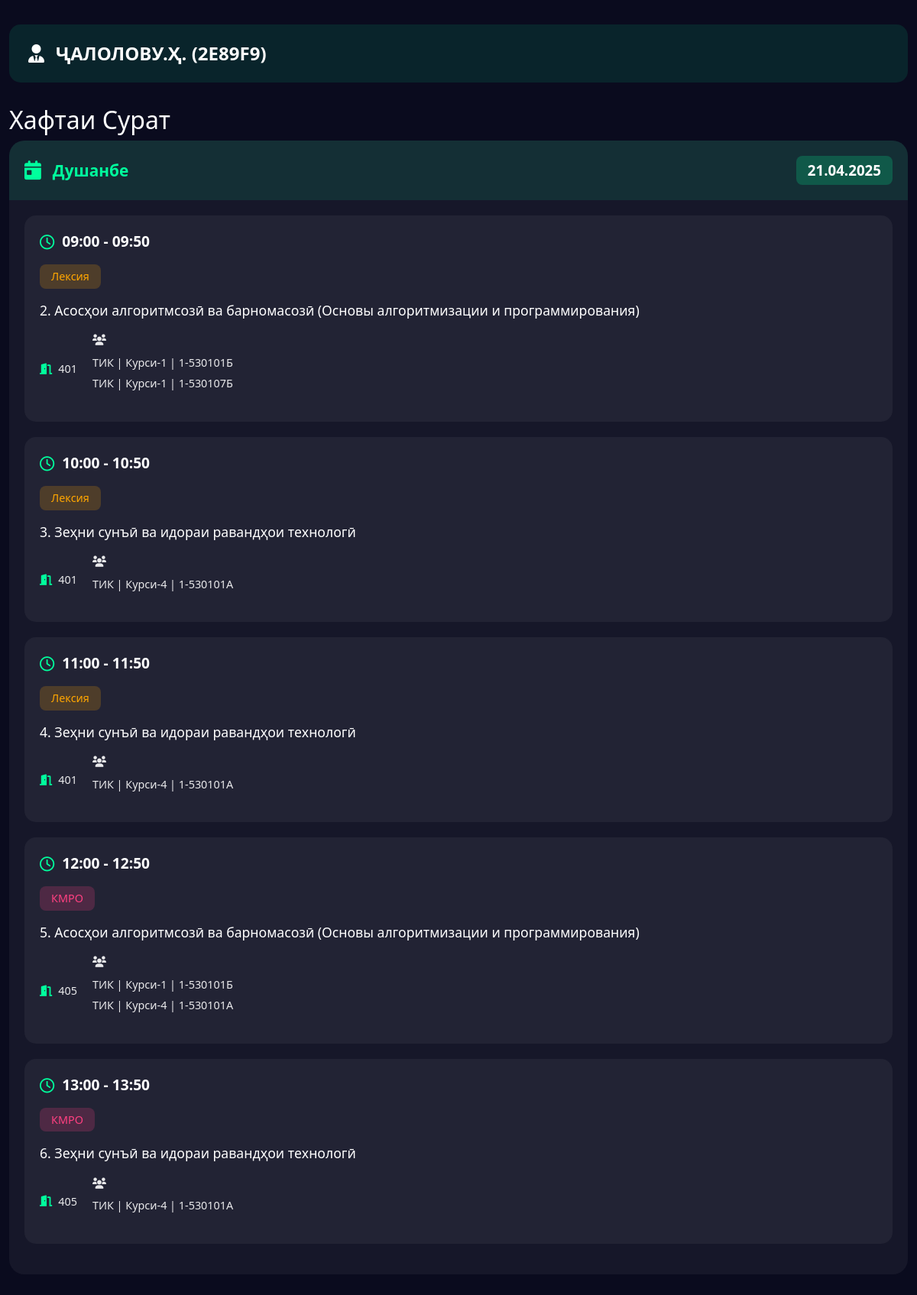
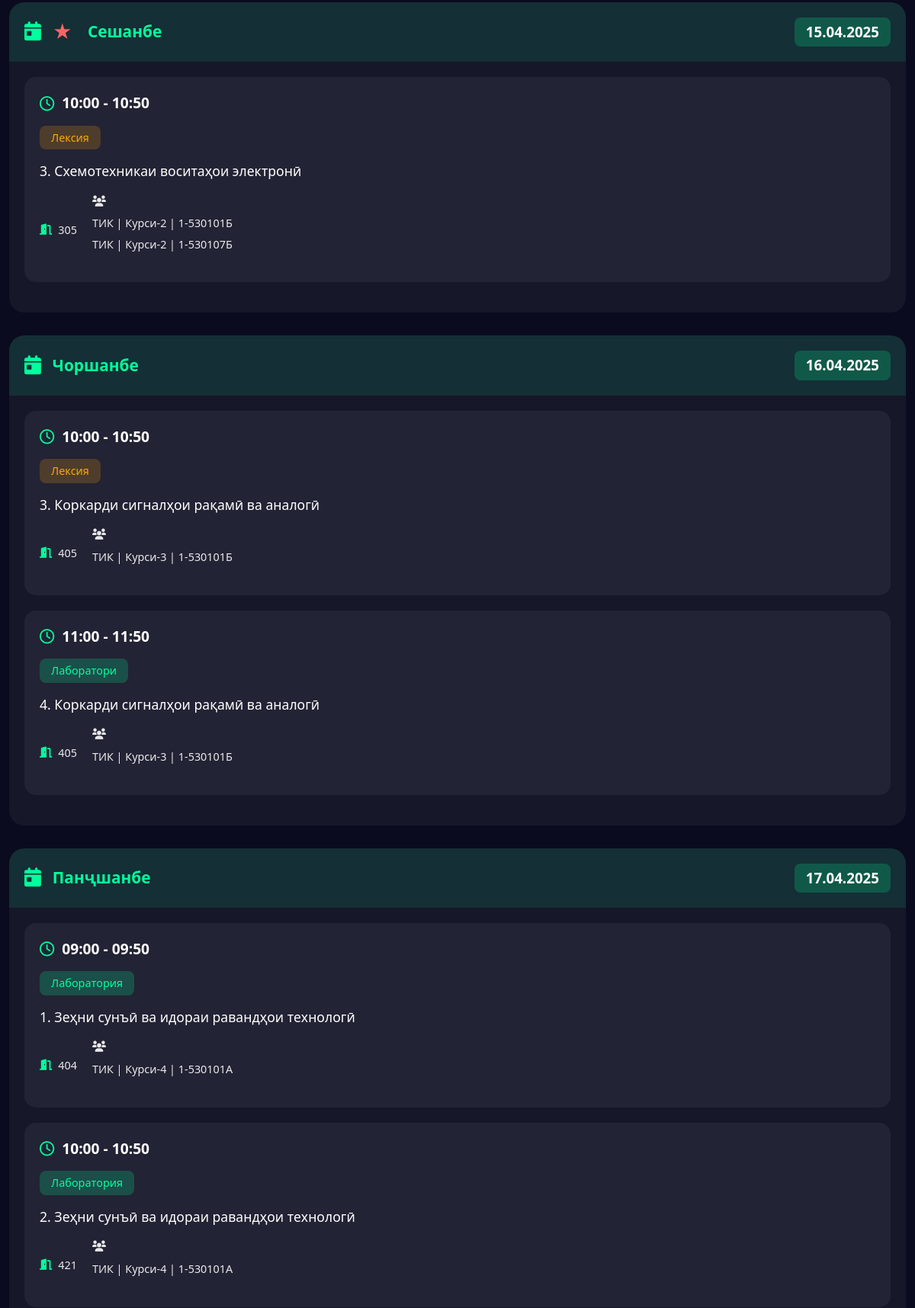
Page /teacher/2E89F9 (upper part) on the committed database (2 pictures, top to bottom).
### tables this page shows
CREATE TABLE teachers (
        id INTEGER PRIMARY KEY AUTOINCREMENT,
        teacher_name TEXT NOT NULL UNIQUE,
        teacher_code TEXT NOT NULL
    );

CREATE TABLE schedules (
        id INTEGER PRIMARY KEY AUTOINCREMENT,
        faculty TEXT NOT NULL,
        course TEXT NOT NULL,
        "group" TEXT NOT NULL,
        day TEXT NOT NULL,
        lesson_time TEXT NOT NULL,
        lesson_type TEXT,
        subject TEXT NOT NULL,
        teacher TEXT NOT NULL,
        room TEXT NOT NULL,
        week_type TEXT NOT NULL CHECK (week_type IN ('Четный', 'Нечетный'))
    );

### app.py (the view)
@app.route('/teacher/<teacher_code>')
def show_teacher_schedule(teacher_code):
    conn = get_db_connection()
    try:
        teacher = conn.execute('SELECT teacher_name FROM teachers WHERE teacher_code=?', (teacher_code,)).fetchone()
        if not teacher:
            flash('Noto‘g‘ri muallim kodi!', 'danger')
            return redirect(url_for('main'))
        teacher_name = teacher['teacher_name']
        lessons = conn.execute('SELECT * FROM schedules ORDER BY lesson_time').fetchall()
        current_week_type = get_week_type()
        week_types = ['Четный', 'Нечетный'] if current_week_type == 'Четный' else ['Нечетный', 'Четный']
        display_week_types = {week_type: display_week_type(week_type) for week_type in week_types}
        schedule = {week_type: {} for week_type in week_types}
        week_dates = get_current_week_dates()
        ordered_days = DAYS_OF_WEEK
        today = datetime.today().strftime('%d.%m.%Y')
        current_day = DAYS_OF_WEEK[datetime.today().weekday()]
        for week_type in week_types:
            for day_name in ordered_days:
                schedule[week_type][day_name] = {
                    'date': week_dates[day_name],
                    'weekday': DAYS_OF_WEEK.index(day_name),
                    'lessons': [],
                    'is_today': day_name == current_day and week_dates[day_name] == today and week_type == current_week_type
                }
        for lesson in lessons:
            lesson_teacher = lesson['teacher']
            normalized_lesson_teacher = normalize_teacher_name(lesson_teacher)
            if are_names_similar(normalized_lesson_teacher, teacher_name, threshold=0.85):
                day_name = lesson['day']
                week_type = lesson['week_type']
                if day_name in schedule[week_type]:
                    schedule[week_type][day_name]['lessons'].append({
                        'time': lesson['lesson_time'],
                        'type': lesson['lesson_type'],
                        'subject': lesson['subject'],
                        'room': lesson['room'],
                        'group': f"{lesson['faculty']} | {lesson['course']} | {lesson['group']}"
                    })
        for week_type in week_types:
            for day_name in ordered_days:
                lessons = schedule[week_type][day_name]['lessons']
                if lessons:
                    lessons_by_time = {}
                    for lesson in lessons:
                        time = lesson['time']
                        if time not in lessons_by_time:
                            lessons_by_time[time] = []
                        lessons_by_time[time].append(lesson)
                    new_lessons = []
                    for time in sorted(lessons_by_time.keys()):
                        time_lessons = lessons_by_time[time]
                        groups = [l['group'] for l in time_lessons]
                        first_lesson = time_lessons[0]
                        new_lessons.append({
                            'time': time,
                            'type': first_lesson['type'],
                            'subject': first_lesson['subject'],
                            'room': first_lesson['room'],
                            'groups': groups
                        })
                    schedule[week_type][day_name]['lessons'] = new_lessons
    finally:
        conn.close()
    return render_template('teacher_schedule.html', schedule=schedule, teacher_name=teacher_name,
                          teacher_code=teacher_code, display_week_types=display_week_types)

### app.py (called while the page is built)
def get_db_connection():
    conn = sqlite3.connect(DB_PATH)
    conn.row_factory = sqlite3.Row
    return conn

def normalize_teacher_name(teacher_name):
    teacher_name = teacher_name.strip()
    prefixes = ["н.и техникӣ", "н.и.иқтисодӣ", "н.и.", "дотс.", "проф.", "техникӣ", "иқтисодӣ", "доц.", "профессор", "профессори", "доцент", "доценти", "таърих", "таърихи", "мудири"]
    for prefix in prefixes:
        if prefix in teacher_name:
            teacher_name = teacher_name.replace(prefix, "").strip()
    parts = teacher_name.split()
    if len(parts) == 1:
        return parts[0]
    elif len(parts) > 1 and parts[-1].replace(".", "").isupper():
        return " ".join(parts[-2:])
    return teacher_name

def are_names_similar(name1, name2, threshold=0.8):
    similarity = SequenceMatcher(None, name1, name2).ratio()
    return similarity >= threshold

def get_current_week_dates():
    today = datetime.now()
    week_dates = {}
    for i in range(7):
        target_date = today + timedelta(days=i)
        weekday_num = target_date.weekday()
        day_name = DAYS_OF_WEEK[weekday_num]
        week_dates[day_name] = target_date.strftime("%d.%m.%Y")
    return week_dates

def get_week_type():
    today = datetime.today()
    week_number = today.isocalendar()[1]
    return 'Четный' if week_number % 2 == 0 else 'Нечетный'

def display_week_type(week_type):
    return "Сурат" if week_type == "Четный" else "Махрач"

### templates/teacher_schedule.html (shortened to what this page needs)
<!DOCTYPE html>
<html lang="tg">
<head>
    <link href="https://cdn.jsdelivr.net/npm/bootstrap@5.3.0/dist/css/bootstrap.min.css" rel="stylesheet">
    <link href="https://cdnjs.cloudflare.com/ajax/libs/font-awesome/6.0.0/css/all.min.css" rel="stylesheet">
    <link href="{{ url_for('static', filename='css/styles.css') }}" rel="stylesheet">
</head>
<body>
    <div class="container">
        <div class="group-header">
            <i class="fas fa-user-tie"></i>
            <span class="group-name">{{ teacher_name }} ({{ teacher_code }})</span>
        </div>
        {% for week_type, days in schedule.items() %}
            <form name="{{ display_week_types[week_type] }}">
                <div class="week-section">
                    <h2>Хафтаи {{ display_week_types[week_type] }}</h2>
                    {% for day_name, data in days.items() %}
                        <div class="day-card {% if data.lessons|length > 0 %}has-lessons{% else %}no-lessons{% endif %}">
                            <div class="day-header">
                                <i class="fas fa-calendar-day"></i>
                                {% if data.is_today %}
                                    <span class="today-marker">★</span>
                                {% endif %}
                                <span class="day-name">{{ day_name }}</span>
                                <span class="day-date">{{ data.date }}</span>
                            </div>
                            <div class="lessons-container">
                                {% if data.weekday == 6 %}
                                    <div class="no-lessons sunday">
                                        <i class="fas fa-coffee"></i>
                                        <p>Дар ин рӯз жадвали дарсӣ вуҷуд надорад!</p>
                                    </div>
                                {% elif data.lessons|length > 0 %}
                                    {% for lesson in data.lessons %}
                                        <div class="lesson-card">
                                            <div class="lesson-time">
                                                <i class="far fa-clock clock-icon"></i>
                                                {{ lesson.time }}
                                            </div>
                                            <div class="lesson-type {{ lesson.type|lower }}">
                                                {{ lesson.type }}
                                            </div>
                                            <div class="lesson-subject">
                                                {{ lesson.subject }}
                                            </div>
                                            <div class="lesson-details">
                                                <div class="lesson-room">
                                                    <i class="fas fa-door-open"></i>
                                                    {{ lesson.room }}
                                                </div>
                                                <div class="lesson-group">
                                                    <i class="fas fa-users"></i>
                                                    <ul class="lesson-groups">
                                                        {% for group in lesson.groups %}
                                                            <li>{{ group }}</li>
                                                        {% endfor %}
                                                    </ul>
                                                </div>
                                            </div>
                                        </div>
                                    {% endfor %}
                                {% else %}
                                    <div class="no-lessons">
                                        <i class="fas fa-calendar-xmark"></i>
                                        <p>Дар ин рӯз жадвали дарсӣ вуҷуд надорад!</p>
                                    </div>
                                {% endif %}
                            </div>
                        </div>
                    {% endfor %}
                </div>
            </form>
        {% endfor %}
    </div>
</body>
</html>

### static/css/styles.css (style rules this page uses)
body { background-color: #0a0b1e; color: #ffffff; min-height: 100vh; font-family: 'Segoe UI', system-ui, -apple-system, sans-serif; }
.container { padding-top: 2rem; padding-bottom: 2rem; max-width: 1200px; }
.group-header { display: flex; align-items: center; gap: 15px; background: rgba(0, 255, 157, 0.1); padding: 20px 25px; border-radius: 15px; margin-bottom: 30px; font-size: 1.5em; font-weight: 600; }
.group-header .group-name { color: #ffffff; text-transform: uppercase; }
form { margin-bottom: 40px; }
.day-card { background: rgba(255, 255, 255, 0.05); border-radius: 20px; margin-bottom: 30px; overflow: hidden; }
.day-card.has-lessons .day-header { background: rgba(0, 255, 157, 0.1); color: #00ff9d; }
.day-header { padding: 20px; display: flex; align-items: center; gap: 15px; font-size: 1.3em; font-weight: 600; }
.day-header i { font-size: 1.2em; }
.day-header .today-marker { font-size: 1.2em; margin-right: 5px; }
.day-card.has-lessons .day-header .today-marker { color: #ff6464; }
.day-header .day-name { margin-right: auto; }
.day-header .day-date { font-size: 0.9em; padding: 5px 15px; border-radius: 8px; color: #ffffff; }
.day-card.has-lessons .day-header .day-date { background: rgba(0, 255, 157, 0.2); }
.lessons-container { padding: 20px; }
.lesson-card { background: rgba(255, 255, 255, 0.05); border-radius: 15px; padding: 20px; margin-bottom: 20px; transition: transform 0.3s ease, background 0.3s ease; }
.lesson-time { font-size: 1.2em; font-weight: 600; color: #ffffff; margin-bottom: 15px; display: flex; align-items: center; gap: 10px; }
.lesson-time .clock-icon { color: #00ff9d; }
.lesson-type { display: inline-block; padding: 5px 15px; border-radius: 8px; font-size: 0.9em; margin-bottom: 15px; }
.lesson-type.лексия { background: rgba(255, 166, 0, 0.2); color: #ffa600; }
.lesson-type.лаборатория { background: rgba(0, 255, 157, 0.2); color: #00ff9d; }
.lesson-type.лаборатори { background: rgba(0, 255, 157, 0.2); color: #00ff9d; }
.lesson-type.кмро { background: rgba(255, 64, 129, 0.2); color: #ff4081; }
.lesson-subject { font-size: 1.1em; font-weight: 500; margin-bottom: 15px; color: #ffffff; word-break: break-word; }
.lesson-details { display: flex; gap: 20px; color: rgba(255, 255, 255, 0.9); font-size: 0.9em; }
.lesson-teacher, .lesson-room { display: flex; align-items: center; gap: 8px; }
.lesson-teacher i, .lesson-room i { color: #00ff9d; }

### templates/teacher_schedule.html (style rules this page uses)
.lesson-groups { list-style-type: none; padding-left: 0; margin-top: 5px; }
.lesson-groups li { display: flex; align-items: center; gap: 8px; color: rgba(255, 255, 255, 0.9); padding: 3px 0; }

### rows in the picture
teachers: teacher_name "ҶАЛОЛОВУ.Ҳ."
schedules: time "09:00 - 09:50", type "Лексия", subject "2. Асосҳои алгоритмсозӣ ва барномасозӣ (Основы алгоритмизации и программирования)", room "401", groups "ТИК | Курси-1 | 1-530101Б" "ТИК | Курси-1 | 1-530107Б"
schedules: time "10:00 - 10:50", type "Лексия", subject "3. Зеҳни сунъӣ ва идораи равандҳои технологӣ", room "401", groups "ТИК | Курси-4 | 1-530101А"
schedules: time "11:00 - 11:50", type "Лексия", subject "4. Зеҳни сунъӣ ва идораи равандҳои технологӣ", room "401", groups "ТИК | Курси-4 | 1-530101А"
schedules: time "12:00 - 12:50", type "КМРО", subject "5. Асосҳои алгоритмсозӣ ва барномасозӣ (Основы алгоритмизации и программирования)", room "405", groups "ТИК | Курси-1 | 1-530101Б" "ТИК | Курси-4 | 1-530101А"
schedules: time "13:00 - 13:50", type "КМРО", subject "6. Зеҳни сунъӣ ва идораи равандҳои технологӣ", room "405", groups "ТИК | Курси-4 | 1-530101А"
schedules: time "10:00 - 10:50", type "Лексия", subject "3. Схемотехникаи воситаҳои электронӣ", room "305", groups "ТИК | Курси-2 | 1-530101Б" "ТИК | Курси-2 | 1-530107Б"
schedules: time "10:00 - 10:50", type "Лексия", subject "3. Коркарди сигналҳои рақамӣ ва аналогӣ", room "405", groups "ТИК | Курси-3 | 1-530101Б"
schedules: time "11:00 - 11:50", type "Лаборатори", subject "4. Коркарди сигналҳои рақамӣ ва аналогӣ", room "405", groups "ТИК | Курси-3 | 1-530101Б"
schedules: time "09:00 - 09:50", type "Лаборатория", subject "1. Зеҳни сунъӣ ва идораи равандҳои технологӣ", room "404", groups "ТИК | Курси-4 | 1-530101А"
schedules: time "10:00 - 10:50", type "Лаборатория", subject "2. Зеҳни сунъӣ ва идораи равандҳои технологӣ", room "421", groups "ТИК | Курси-4 | 1-530101А"

### other values in the picture
{{ teacher_code }} "2E89F9"
{{ display_week_types[week_type] }} "Сурат"
{{ day_name }} "Душанбе" "Сешанбе" "Чоршанбе" "Панҷшанбе"
{{ data.date }} "21.04.2025" "15.04.2025" "16.04.2025" "17.04.2025"
